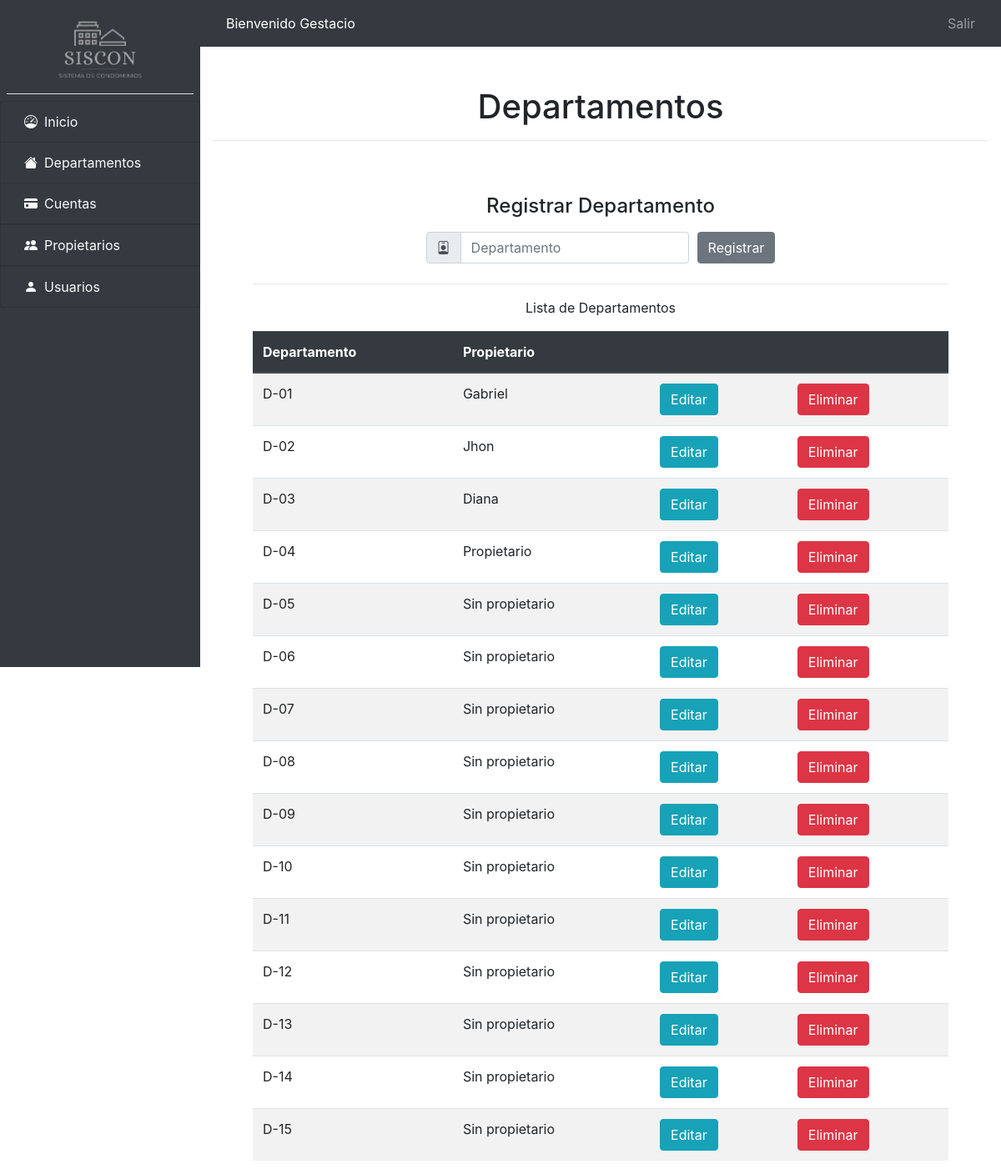
Before: /departamentos/departamentos.php (signed in) with the older database file.
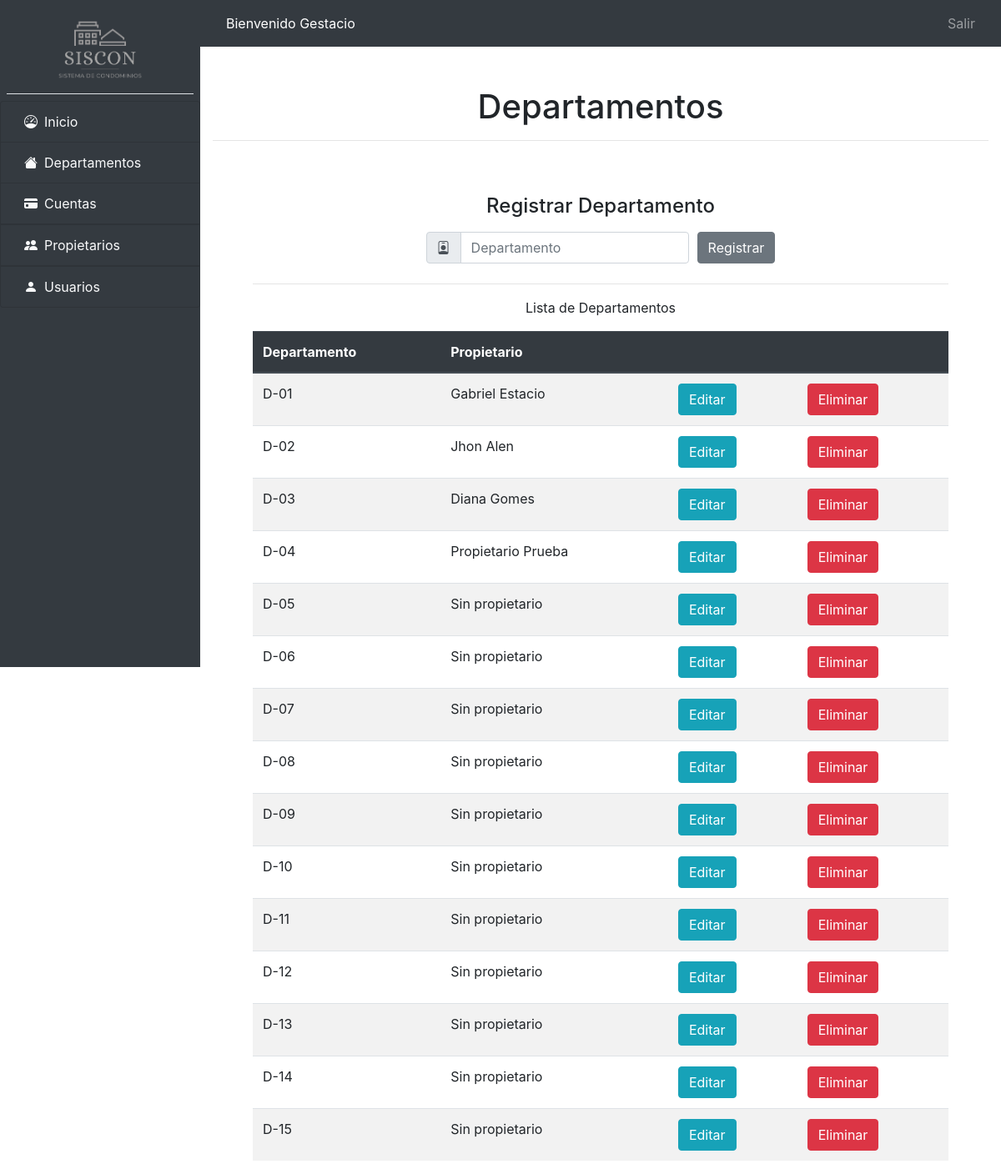
After: the same page with the newer database file.
### tables this page shows
CREATE TABLE `propietarios` (
  `id` int(11) NOT NULL,
  `nombre` varchar(200) NOT NULL,
  `usuario` varchar(200) NOT NULL,
  `contraseña` varchar(200) NOT NULL,
  `id_departamento` int(11) NOT NULL,
  `fcreacion` date NOT NULL DEFAULT current_timestamp()
);

### Conexion.php (called while the page is built, shortened)
<?php
class Conexion
{
    public function conectar()
    {
        $servidor = 'localhost';
        $nombre_bd = 'siscon';
        $usuario = 'root';
        $password = '';
        $opciones = array(PDO::MYSQL_ATTR_INIT_COMMAND => 'SET NAMES utf8');
        try {
            $this->conexion = new PDO("mysql:host=" . $servidor . "; dbname=" . $nombre_bd, $usuario, $password, $opciones);
            return $this->conexion;
        } catch (Exception $e) {
            die("El error de Conexión es: " . $e->getMessage());
        }
    }
    public function selectAll($consulta)
    {
        $this->conexion = $this->conectar();
        $resultado = $this->conexion->prepare($consulta);
        $resultado->execute();
        return $resultado->fetchAll(PDO::FETCH_ASSOC);
    }
}
$conexion = new Conexion();

### departamentos/select_departamentos.php (called while the page is built)
<?php
$consulta = "SELECT * FROM `departamentos`";
$departamentos = $conexion->selectAll($consulta);
$consulta = "SELECT * FROM `departamentos` WHERE id not in (SELECT id_departamento FROM propietarios)";
$departamentos_x_propietario = $conexion->selectAll($consulta);

### departamentos/select_propietarios.php (called while the page is built)
<?php
$consulta = "SELECT * FROM propietarios INNER JOIN departamentos ON departamentos.id = propietarios.id_departamento";
$propietarios = $conexion->selectAll($consulta);

### departamentos/departamentos.php (the view, shortened to what this page needs)
<?php include_once('../header.php') ?>
<?php include_once('select_propietarios.php') ?>
<?php include_once('select_departamentos.php') ?>
<div class="container">
    <div class="">
        <h4 class="pb-2 text-center">Registrar Departamento</h4>
        <div class="row justify-content-center">
                <form action="insert_departamento.php" method="POST">
                    <div class="form-row align-items-center">
                        <div class="col-auto">
                            <div class="input-group mb-2">
                                <div class="input-group-prepend">
                                    <div class="input-group-text"><i class="bi bi-person-badge"></i></div>
                                </div>
                                <input type="text" class="form-control" placeholder="Departamento" name="departamento" required autofocus>
                            </div>
                        </div>
                        <div class="col-auto">
                            <button type="submit" class="btn btn-secondary mb-2">Registrar</button>
                        </div>
                    </div>
                </form>
            </div>
            <div class="container px-5 my-3">
                <hr>
                <p class="text-center">Lista de Departamentos</p>
                <table class="table table-striped">
                    <thead class="thead-dark">
                        <tr>
                            <th scope="col">Departamento</th>
                            <th scope="col">Propietario</th>
                            <th scope="col"></th>
                            <th scope="col"></th>
                        </tr>
                    </thead>
                    <tbody>
                        <?php for ($i=0; $i < count($departamentos); $i++) { ?>
                            <tr>
                                <td><?php echo $departamentos[$i]['departamento'] ?></td>
                                <td><?php echo boolval($i < count($propietarios)) ? $propietarios[$i]['nombre'] : "Sin propietario" ?></td>
                                <td><button class="btn btn-info">Editar</button></td>
                                <td><button class="btn btn-danger">Eliminar</button></td>
                            </tr>
                        <?php } ?>
                    </tbody>
                </table>
            </div>
        </div>
    </div>
</div>
<?php include_once('../footer.php'); ?>

Changed rows visible on the page:
changed propietarios: nombre "Gabriel" → "Gabriel Estacio"
changed propietarios: nombre "Jhon" → "Jhon Alen"
changed propietarios: nombre "Diana" → "Diana Gomes"
changed propietarios: nombre "Propietario" → "Propietario Prueba"
